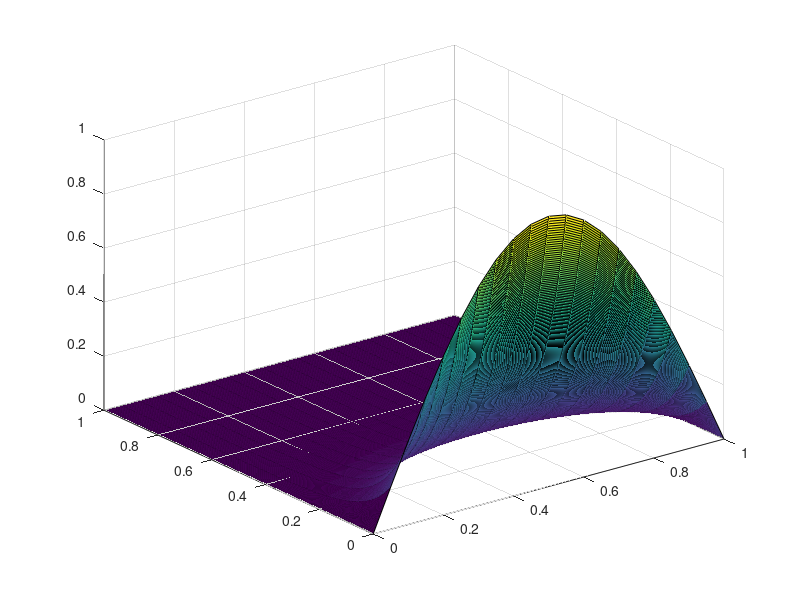

The MATLAB source for this figure: (Note: this script raises an error after producing the figure.)
% Solving the diffusion equation $u_t=u_{xx}$ on $[0,1]X[0,1]$ 
% using an explicit scheme
%
% john jenkinson, UTSA 2014

% Domain discretization.
dt=10^(-3);
dx=0.05;
a=dt/dx^2;
x=0:dx:1;
t=0:dt:1;

% Initialization of the solution.
u = zeros(length(x),length(t));
% Setting initial conditions.
u(:,1)=sin(pi*x);
u(1,:)=zeros(size(t));
u(length(x),:)=zeros(size(t'));
for j=1:length(t)-1
  for i=2:length(x)-1
      u(i,j+1)=a*u(i-1,j)+(1-2*a)*u(i,j)+a*u(i+1,j);
  end
end
% Plotting the solution.
[X,T]=meshgrid(x,t);
surf(X,T,u')
alpha 0.8
axis equal



